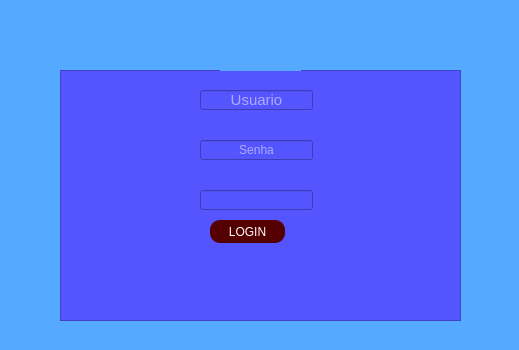
<?xml version="1.0" encoding="UTF-8"?>
<ui version="4.0">
 <class>login</class>
 <widget class="QWidget" name="login">
  <property name="geometry">
   <rect>
    <x>0</x>
    <y>0</y>
    <width>519</width>
    <height>350</height>
   </rect>
  </property>
  <property name="windowTitle">
   <string>Form</string>
  </property>
  <property name="styleSheet">
   <string notr="true">background-color: rgb(85, 170, 255);</string>
  </property>
  <widget class="QFrame" name="frame">
   <property name="geometry">
    <rect>
     <x>60</x>
     <y>70</y>
     <width>401</width>
     <height>251</height>
    </rect>
   </property>
   <property name="styleSheet">
    <string notr="true">background-color: rgb(85, 85, 255);</string>
   </property>
   <property name="frameShape">
    <enum>QFrame::StyledPanel</enum>
   </property>
   <property name="frameShadow">
    <enum>QFrame::Raised</enum>
   </property>
   <widget class="QPushButton" name="btn_login">
    <property name="geometry">
     <rect>
      <x>150</x>
      <y>150</y>
      <width>75</width>
      <height>23</height>
     </rect>
    </property>
    <property name="cursor">
     <cursorShape>PointingHandCursor</cursorShape>
    </property>
    <property name="styleSheet">
     <string notr="true">QPushButton{
background-color: rgb(85, 0, 0);
	color: rgb(255, 255, 255);
border-radius:10px
}

QPushButton:hover{
background-color: rgb(255, 255, 255);
	color: rgb(0, 0, 255);
}

</string>
    </property>
    <property name="text">
     <string>LOGIN</string>
    </property>
   </widget>
   <widget class="QLineEdit" name="txt_user">
    <property name="geometry">
     <rect>
      <x>140</x>
      <y>20</y>
      <width>113</width>
      <height>20</height>
     </rect>
    </property>
    <property name="font">
     <font>
      <pointsize>11</pointsize>
     </font>
    </property>
    <property name="styleSheet">
     <string notr="true">color: rgb(255, 255, 255);</string>
    </property>
    <property name="alignment">
     <set>Qt::AlignCenter</set>
    </property>
    <property name="placeholderText">
     <string>Usuario</string>
    </property>
   </widget>
   <widget class="QLineEdit" name="txt_password">
    <property name="geometry">
     <rect>
      <x>140</x>
      <y>70</y>
      <width>113</width>
      <height>20</height>
     </rect>
    </property>
    <property name="styleSheet">
     <string notr="true">color: rgb(255, 255, 255);</string>
    </property>
    <property name="echoMode">
     <enum>QLineEdit::Password</enum>
    </property>
    <property name="alignment">
     <set>Qt::AlignCenter</set>
    </property>
    <property name="placeholderText">
     <string>Senha</string>
    </property>
   </widget>
   <widget class="QLineEdit" name="txt_empresa">
    <property name="geometry">
     <rect>
      <x>140</x>
      <y>120</y>
      <width>113</width>
      <height>20</height>
     </rect>
    </property>
   </widget>
  </widget>
  <widget class="QLabel" name="label">
   <property name="geometry">
    <rect>
     <x>220</x>
     <y>10</y>
     <width>81</width>
     <height>61</height>
    </rect>
   </property>
   <property name="text">
    <string/>
   </property>
   <property name="pixmap">
    <pixmap>agua-icon.png</pixmap>
   </property>
   <property name="scaledContents">
    <bool>true</bool>
   </property>
  </widget>
 </widget>
 <tabstops>
  <tabstop>txt_user</tabstop>
  <tabstop>txt_password</tabstop>
  <tabstop>btn_login</tabstop>
 </tabstops>
 <resources/>
 <connections/>
</ui>
